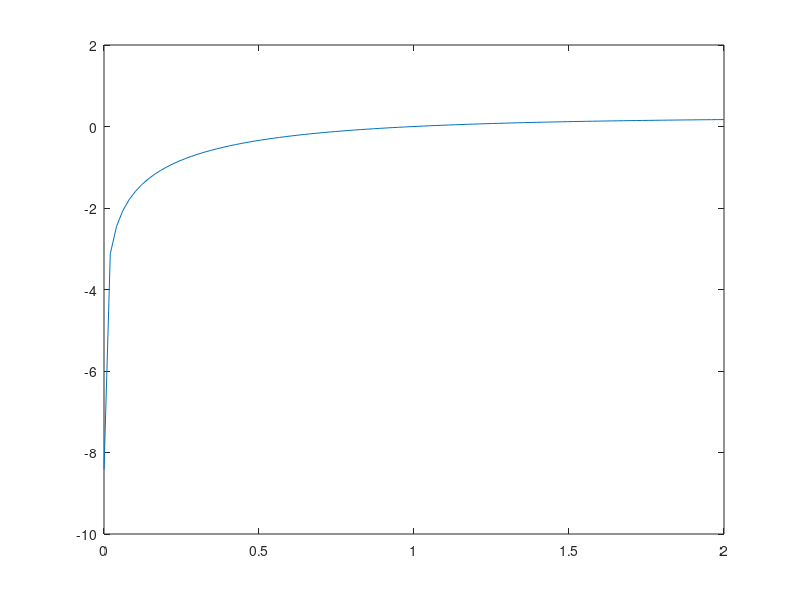

This figure's MATLAB source:
%%% Exercise 1a

%% Plot f
x = linspace(0.0001,2,100);
f = expint(1) - expint(x);
close all;
figure();
plot(x,f); % gaat altijd maar dichter naar 0
